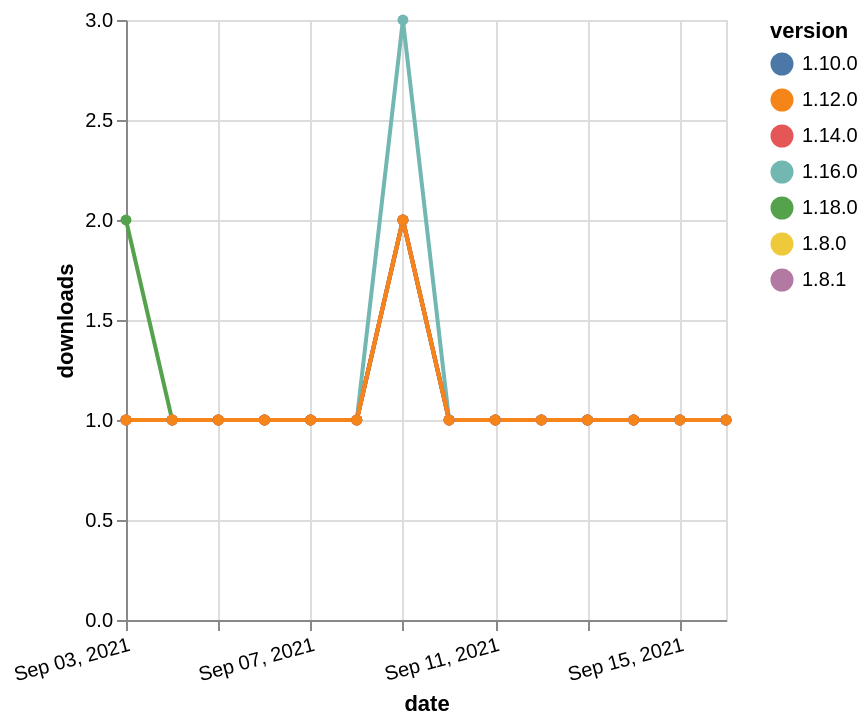

Vega-Lite specification stored for this chart:
### Vega-Lite specification from a JSON file in a GitHub repository (floating-point values rounded to 4 significant figures)
{"$schema": "https://vega.github.io/schema/vega-lite/v5.json", "description": "A simple bar chart with embedded data.", "data": {"values": [{"date": "2021-09-03", "total": 118, "delta": 2, "version": "1.18.0"}, {"date": "2021-09-04", "total": 119, "delta": 1, "version": "1.18.0"}, {"date": "2021-09-05", "total": 120, "delta": 1, "version": "1.18.0"}, {"date": "2021-09-06", "total": 121, "delta": 1, "version": "1.18.0"}, {"date": "2021-09-07", "total": 122, "delta": 1, "version": "1.18.0"}, {"date": "2021-09-08", "total": 123, "delta": 1, "version": "1.18.0"}, {"date": "2021-09-09", "total": 125, "delta": 2, "version": "1.18.0"}, {"date": "2021-09-10", "total": 126, "delta": 1, "version": "1.18.0"}, {"date": "2021-09-11", "total": 127, "delta": 1, "version": "1.18.0"}, {"date": "2021-09-12", "total": 128, "delta": 1, "version": "1.18.0"}, {"date": "2021-09-13", "total": 129, "delta": 1, "version": "1.18.0"}, {"date": "2021-09-14", "total": 130, "delta": 1, "version": "1.18.0"}, {"date": "2021-09-15", "total": 131, "delta": 1, "version": "1.18.0"}, {"date": "2021-09-16", "total": 132, "delta": 1, "version": "1.18.0"}, {"date": "2021-09-03", "total": 231, "delta": 1, "version": "1.8.0"}, {"date": "2021-09-04", "total": 232, "delta": 1, "version": "1.8.0"}, {"date": "2021-09-05", "total": 233, "delta": 1, "version": "1.8.0"}, {"date": "2021-09-06", "total": 234, "delta": 1, "version": "1.8.0"}, {"date": "2021-09-07", "total": 235, "delta": 1, "version": "1.8.0"}, {"date": "2021-09-08", "total": 236, "delta": 1, "version": "1.8.0"}, {"date": "2021-09-09", "total": 238, "delta": 2, "version": "1.8.0"}, {"date": "2021-09-10", "total": 239, "delta": 1, "version": "1.8.0"}, {"date": "2021-09-11", "total": 240, "delta": 1, "version": "1.8.0"}, {"date": "2021-09-12", "total": 241, "delta": 1, "version": "1.8.0"}, {"date": "2021-09-13", "total": 242, "delta": 1, "version": "1.8.0"}, {"date": "2021-09-14", "total": 243, "delta": 1, "version": "1.8.0"}, {"date": "2021-09-15", "total": 244, "delta": 1, "version": "1.8.0"}, {"date": "2021-09-16", "total": 245, "delta": 1, "version": "1.8.0"}, {"date": "2021-09-03", "total": 189, "delta": 1, "version": "1.10.0"}, {"date": "2021-09-04", "total": 190, "delta": 1, "version": "1.10.0"}, {"date": "2021-09-05", "total": 191, "delta": 1, "version": "1.10.0"}, {"date": "2021-09-06", "total": 192, "delta": 1, "version": "1.10.0"}, {"date": "2021-09-07", "total": 193, "delta": 1, "version": "1.10.0"}, {"date": "2021-09-08", "total": 194, "delta": 1, "version": "1.10.0"}, {"date": "2021-09-09", "total": 196, "delta": 2, "version": "1.10.0"}, {"date": "2021-09-10", "total": 197, "delta": 1, "version": "1.10.0"}, {"date": "2021-09-11", "total": 198, "delta": 1, "version": "1.10.0"}, {"date": "2021-09-12", "total": 199, "delta": 1, "version": "1.10.0"}, {"date": "2021-09-13", "total": 200, "delta": 1, "version": "1.10.0"}, {"date": "2021-09-14", "total": 201, "delta": 1, "version": "1.10.0"}, {"date": "2021-09-15", "total": 202, "delta": 1, "version": "1.10.0"}, {"date": "2021-09-16", "total": 203, "delta": 1, "version": "1.10.0"}, {"date": "2021-09-03", "total": 169, "delta": 1, "version": "1.16.0"}, {"date": "2021-09-04", "total": 170, "delta": 1, "version": "1.16.0"}, {"date": "2021-09-05", "total": 171, "delta": 1, "version": "1.16.0"}, {"date": "2021-09-06", "total": 172, "delta": 1, "version": "1.16.0"}, {"date": "2021-09-07", "total": 173, "delta": 1, "version": "1.16.0"}, {"date": "2021-09-08", "total": 174, "delta": 1, "version": "1.16.0"}, {"date": "2021-09-09", "total": 177, "delta": 3, "version": "1.16.0"}, {"date": "2021-09-10", "total": 178, "delta": 1, "version": "1.16.0"}, {"date": "2021-09-11", "total": 179, "delta": 1, "version": "1.16.0"}, {"date": "2021-09-12", "total": 180, "delta": 1, "version": "1.16.0"}, {"date": "2021-09-13", "total": 181, "delta": 1, "version": "1.16.0"}, {"date": "2021-09-14", "total": 182, "delta": 1, "version": "1.16.0"}, {"date": "2021-09-15", "total": 183, "delta": 1, "version": "1.16.0"}, {"date": "2021-09-16", "total": 184, "delta": 1, "version": "1.16.0"}, {"date": "2021-09-03", "total": 234, "delta": 1, "version": "1.8.1"}, {"date": "2021-09-04", "total": 235, "delta": 1, "version": "1.8.1"}, {"date": "2021-09-05", "total": 236, "delta": 1, "version": "1.8.1"}, {"date": "2021-09-06", "total": 237, "delta": 1, "version": "1.8.1"}, {"date": "2021-09-07", "total": 238, "delta": 1, "version": "1.8.1"}, {"date": "2021-09-08", "total": 239, "delta": 1, "version": "1.8.1"}, {"date": "2021-09-09", "total": 241, "delta": 2, "version": "1.8.1"}, {"date": "2021-09-10", "total": 242, "delta": 1, "version": "1.8.1"}, {"date": "2021-09-11", "total": 243, "delta": 1, "version": "1.8.1"}, {"date": "2021-09-12", "total": 244, "delta": 1, "version": "1.8.1"}, {"date": "2021-09-13", "total": 245, "delta": 1, "version": "1.8.1"}, {"date": "2021-09-14", "total": 246, "delta": 1, "version": "1.8.1"}, {"date": "2021-09-15", "total": 247, "delta": 1, "version": "1.8.1"}, {"date": "2021-09-16", "total": 248, "delta": 1, "version": "1.8.1"}, {"date": "2021-09-03", "total": 145, "delta": 1, "version": "1.14.0"}, {"date": "2021-09-04", "total": 146, "delta": 1, "version": "1.14.0"}, {"date": "2021-09-05", "total": 147, "delta": 1, "version": "1.14.0"}, {"date": "2021-09-06", "total": 148, "delta": 1, "version": "1.14.0"}, {"date": "2021-09-07", "total": 149, "delta": 1, "version": "1.14.0"}, {"date": "2021-09-08", "total": 150, "delta": 1, "version": "1.14.0"}, {"date": "2021-09-09", "total": 152, "delta": 2, "version": "1.14.0"}, {"date": "2021-09-10", "total": 153, "delta": 1, "version": "1.14.0"}, {"date": "2021-09-11", "total": 154, "delta": 1, "version": "1.14.0"}, {"date": "2021-09-12", "total": 155, "delta": 1, "version": "1.14.0"}, {"date": "2021-09-13", "total": 156, "delta": 1, "version": "1.14.0"}, {"date": "2021-09-14", "total": 157, "delta": 1, "version": "1.14.0"}, {"date": "2021-09-15", "total": 158, "delta": 1, "version": "1.14.0"}, {"date": "2021-09-16", "total": 159, "delta": 1, "version": "1.14.0"}, {"date": "2021-09-03", "total": 174, "delta": 1, "version": "1.12.0"}, {"date": "2021-09-04", "total": 175, "delta": 1, "version": "1.12.0"}, {"date": "2021-09-05", "total": 176, "delta": 1, "version": "1.12.0"}, {"date": "2021-09-06", "total": 177, "delta": 1, "version": "1.12.0"}, {"date": "2021-09-07", "total": 178, "delta": 1, "version": "1.12.0"}, {"date": "2021-09-08", "total": 179, "delta": 1, "version": "1.12.0"}, {"date": "2021-09-09", "total": 181, "delta": 2, "version": "1.12.0"}, {"date": "2021-09-10", "total": 182, "delta": 1, "version": "1.12.0"}, {"date": "2021-09-11", "total": 183, "delta": 1, "version": "1.12.0"}, {"date": "2021-09-12", "total": 184, "delta": 1, "version": "1.12.0"}, {"date": "2021-09-13", "total": 185, "delta": 1, "version": "1.12.0"}, {"date": "2021-09-14", "total": 186, "delta": 1, "version": "1.12.0"}, {"date": "2021-09-15", "total": 187, "delta": 1, "version": "1.12.0"}, {"date": "2021-09-16", "total": 188, "delta": 1, "version": "1.12.0"}]}, "width": "container", "mark": {"type": "line", "point": {"filled": true}}, "encoding": {"x": {"field": "date", "type": "temporal", "timeUnit": "yearmonthdate", "title": "date", "axis": {"labelAngle": -15}}, "y": {"field": "delta", "type": "quantitative", "title": "downloads"}, "color": {"field": "version", "type": "nominal"}, "tooltip": {"field": "delta"}}}
